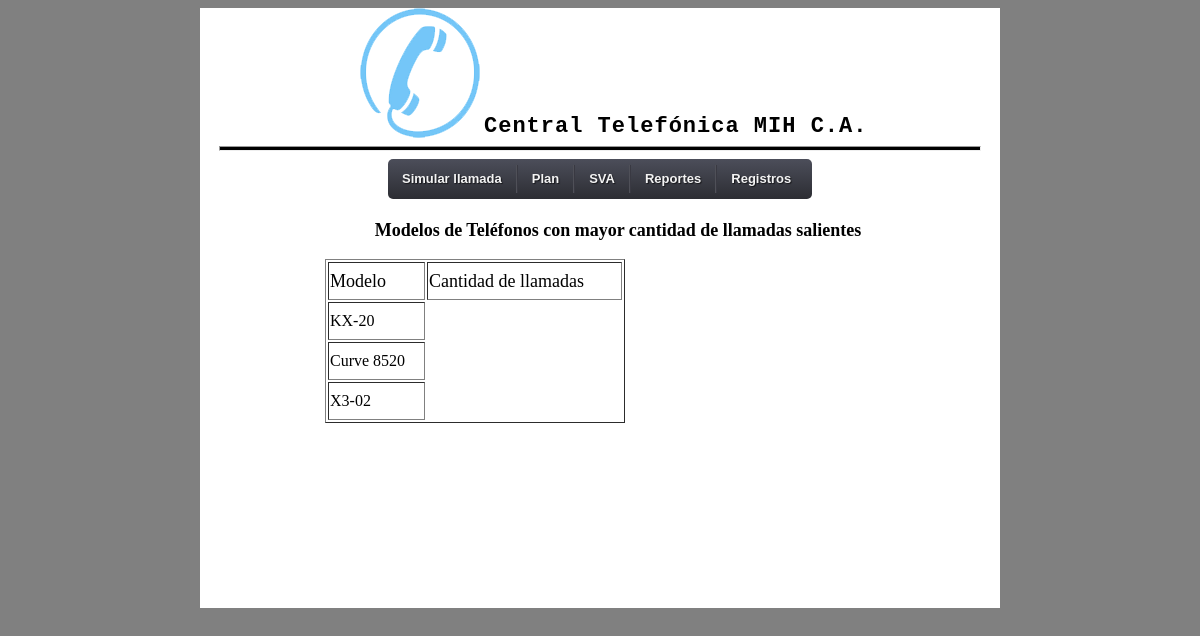
/Mayor_cantidad_llamadas.php, run on an earlier commit of the app's database.
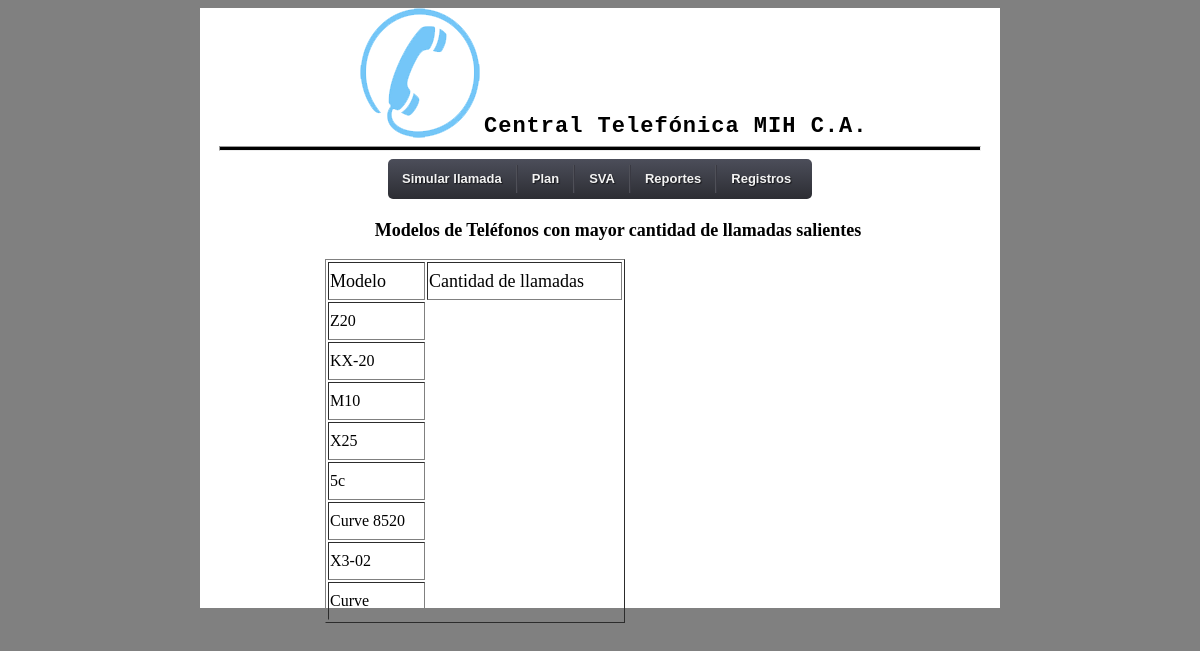
And on a later commit of the database.
### tables this page shows
CREATE TABLE IF NOT EXISTS `telefono` (
  `Numero` varchar(20) NOT NULL,
  `Marca` varchar(30) NOT NULL,
  `Modelo` varchar(30) NOT NULL,
  `Fabricacion` year(4) NOT NULL,
  `Tipo` varchar(30) NOT NULL,
  PRIMARY KEY (`Numero`)
);

### Mayor_cantidad_llamadas.php (the view, shortened to what this page needs)
<html>
<head>
<link rel="stylesheet" type="text/css" href="css/estilo.css" media="screen" />
</head>
<body>
	<div id="contenedor">
		<div id="encabezado">
			<a href="index.php"><img src="imagen/logo.png"></a>
			<label id="titulo">Central Telef&oacute;nica MIH C.A.</label>
		</div>
		<hr>
		<div id="contenido">
			<div id="menu">
			</div>
			<div id="espac_cont">
				<div id="cantidad_llamdas">
					<center><p style="font-size: 18px;font-weight: bold;">Modelos de Teléfonos con mayor cantidad de llamadas salientes<p></center>
					<?php
						$link = mysql_connect("localhost", "root", NULL);
						$result1 = mysql_query("SELECT Modelo FROM telefono", $link);
						echo "<table border = '1' style = 'margin: 0px 0px 0px 89px; width:300px;'> \n";
						echo "<tr style = 'height: 38px'><td style = 'font-size:18px'>Modelo</td><td style = 'font-size:18px'>Cantidad de llamadas</td>
						</tr> \n";
						while ($row = mysql_fetch_row($result1)){
						echo "<tr style = 'height: 38px'><td>$row[0] </td></tr> \n";
						}
						echo "</table> \n";
					?>
				</div>
				</div>
			</div>
		</div>
</body>
</html>

### css/estilo.css (style rules this page uses)
body { background: gray; }
#contenedor { background: white; width: 800px; height: 600px; margin: 0px auto 0px auto; }
hr { height: 3px; background: black; background-color: black; width: 95%; }
#encabezado { height: 130px; width: 480px; margin: 0px auto 0px auto; }
#titulo { font-family: monospace; font-size: 22; font-weight: bold; position: relative; top: -34px; left: 124px; }
label { display:block; margin-top:10px; letter-spacing:1px; }
.menu, .menu ul, .menu li, .menu a { margin: 0px; padding: 0; border: none; outline: none; }
.menu { height: 40px; width: 424px; margin: 0px auto 0px auto; background: #4c4e5a; background: -webkit-linear-gradient(top, #4c4e5a 0%,#2c2d33 100%); background: -moz-linear-gradient(top, #4c4e5a 0%,#2c2d33 100%); background: -o-linear-gradient(top, #4c4e5a 0%,#2c2d33 100%); background: -ms-linear-gradient(top, #4c4e5a 0%,#2c2d33 100%); background: linear-gradient(top, #4c4e5a 0%,#2c2d33 100%); -webkit-border-radius: 5px; -moz-border-radius: 5px; border-radius: 5px; }
.menu li { position: relative; list-style: none; float: left; display: block; height: 40px; }
.menu li a { display: block; padding: 0 14px; margin: 6px 0; line-height: 28px; text-decoration: none; border-left: 1px solid #393942; border-right: 1px solid #4f5058; font-family: Helvetica, Arial, sans-serif; font-weight: bold; font-size: 13px; color: #f3f3f3; text-shadow: 1px 1px 1px rgba(0,0,0,.6); -webkit-transition: color .2s ease-in-out; -moz-transition: color .2s ease-in-out; -o-transition: color .2s ease-in-out; -ms-transition: color .2s ease-in-out; transition: color .2s ease-in-out; }
.menu li:first-child a { border-left: none; }
.menu li:last-child a { border-right: none; }
#cantidad_llamdas { margin-top: 21px; margin-left: 36px; }

What changed in the data, as far as the page shows it:
added telefono: Modelo "Z20"
added telefono: Modelo "M10"
added telefono: Modelo "X25"
added telefono: Modelo "5c"
added telefono: Modelo "Curve"
